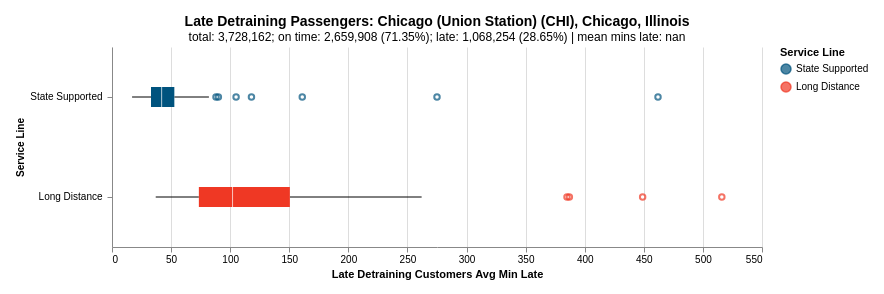

Notebook code cell kept with this figure:
### Code cell
title_txt = (
    f"Late Detraining Passengers: {text['Arrival Station']} ({text['Arrival Station Code']}), "
    f"{text['City']}, {text['State']}"
)
title = chrt.format_title(chi_stats, title_txt)

# Restrict Amtrak services to those that the station handles
amtk_svcs = pd.Series(chrt_data[COLS["svc_line"]].unique()).sort_values(ascending=False).tolist()

chart = (
    bxp_bld.BoxPlotBuilder(bxp.BoxplotChart(frame=chrt_data, title=title))
    .color(scale_domain=amtk_svcs)
    .build()
)
chart.display()

### Figure 1 — Vega-Lite specification as saved in the notebook (floating-point values rounded to 4 significant figures; data arrays with more than 128 entries replaced by an {"elided": "..."} marker saying what was removed)
{"config": {"view": {"continuousWidth": 300, "continuousHeight": 300, "stroke": "#000000", "strokeWidth": 0.0}}, "data": {"name": "data-a7f6c06d0662a49e9ac7b650f1152d09"}, "mark": {"type": "boxplot", "size": 20.0}, "encoding": {"color": {"field": "Service Line", "scale": {"domain": ["State Supported", "Long Distance"], "range": ["#00537e", "#ef3824", "#495153"]}, "title": "Service Line", "type": "nominal"}, "tooltip": [{"field": "Late Detraining Customers Avg Min Late", "title": "Average Minutes Late", "type": "quantitative"}, {"field": "Service Line", "title": "Service Line", "type": "nominal"}], "x": {"axis": {}, "field": "Late Detraining Customers Avg Min Late", "scale": {"zero": false}, "type": "quantitative"}, "y": {"axis": {"grid": false, "labelAngle": 0.0, "labelFontWeight": 400, "labelPadding": 5.0, "title": "Service Line", "titleFontSize": 10.0, "titleFontWeight": 700}, "field": "Service Line", "sort": ["Northeast Corridor", "State Supported", "Long Distance"], "type": "nominal"}}, "height": 200, "padding": 15, "title": {"text": ["Late Detraining Passengers: Chicago (Union Station) (CHI), Chicago, Illinois"], "subtitle": "total: 3,728,162; on time: 2,659,908 (71.35%); late: 1,068,254 (28.65%) | mean mins late: nan", "anchor": "middle", "fontSize": 14, "subtitleFontSize": 12}, "width": 650, "$schema": "https://vega.github.io/schema/vega-lite/v5.20.1.json", "datasets": {"data-a7f6c06d0662a49e9ac7b650f1152d09": {"elided": "334 records"}}}
